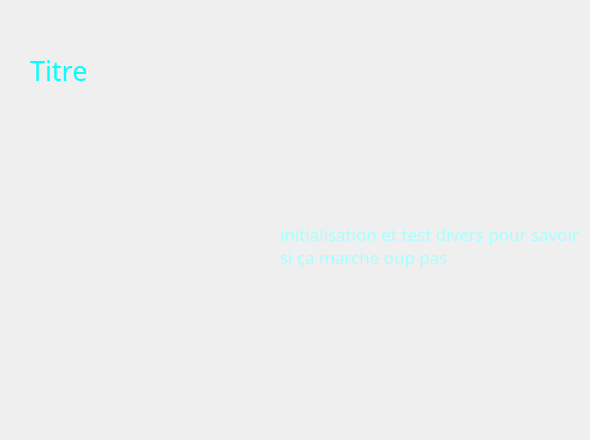
    <widget class="QWidget" name="fin">
     <widget class="QLabel" name="text_fin">
      <property name="geometry">
       <rect>
        <x>280</x>
        <y>60</y>
        <width>301</width>
        <height>371</height>
       </rect>
      </property>
      <property name="palette">
       <palette>
        <active>
         <colorrole role="WindowText">
          <brush brushstyle="SolidPattern">
           <color alpha="255">
            <red>168</red>
            <green>255</green>
            <blue>255</blue>
           </color>
          </brush>
         </colorrole>
        </active>
        <inactive>
         <colorrole role="WindowText">
          <brush brushstyle="SolidPattern">
           <color alpha="255">
            <red>168</red>
            <green>255</green>
            <blue>255</blue>
           </color>
          </brush>
         </colorrole>
        </inactive>
        <disabled>
         <colorrole role="WindowText">
          <brush brushstyle="SolidPattern">
           <color alpha="255">
            <red>190</red>
            <green>190</green>
            <blue>190</blue>
           </color>
          </brush>
         </colorrole>
        </disabled>
       </palette>
      </property>
      <property name="font">
       <font>
        <family>Monotype Corsiva</family>
        <pointsize>13</pointsize>
       </font>
      </property>
      <property name="text">
       <string>initialisation et test divers pour savoir si ça marche oup pas</string>
      </property>
      <property name="scaledContents">
       <bool>false</bool>
      </property>
      <property name="wordWrap">
       <bool>true</bool>
      </property>
     </widget>
     <widget class="QLabel" name="titre_fin">
      <property name="geometry">
       <rect>
        <x>30</x>
        <y>40</y>
        <width>471</width>
        <height>61</height>
       </rect>
      </property>
      <property name="palette">
       <palette>
        <active>
         <colorrole role="WindowText">
          <brush brushstyle="SolidPattern">
           <color alpha="255">
            <red>0</red>
            <green>255</green>
            <blue>255</blue>
           </color>
          </brush>
         </colorrole>
         <colorrole role="Text">
          <brush brushstyle="SolidPattern">
           <color alpha="255">
            <red>0</red>
            <green>255</green>
            <blue>255</blue>
           </color>
          </brush>
         </colorrole>
        </active>
        <inactive>
         <colorrole role="WindowText">
          <brush brushstyle="SolidPattern">
           <color alpha="255">
            <red>0</red>
            <green>255</green>
            <blue>255</blue>
           </color>
          </brush>
         </colorrole>
         <colorrole role="Text">
          <brush brushstyle="SolidPattern">
           <color alpha="255">
            <red>0</red>
            <green>255</green>
            <blue>255</blue>
           </color>
          </brush>
         </colorrole>
        </inactive>
        <disabled>
         <colorrole role="WindowText">
          <brush brushstyle="SolidPattern">
           <color alpha="255">
            <red>190</red>
            <green>190</green>
            <blue>190</blue>
           </color>
          </brush>
         </colorrole>
         <colorrole role="Text">
          <brush brushstyle="SolidPattern">
           <color alpha="255">
            <red>190</red>
            <green>190</green>
            <blue>190</blue>
           </color>
          </brush>
         </colorrole>
        </disabled>
       </palette>
      </property>
      <property name="font">
       <font>
        <family>Monotype Corsiva</family>
        <pointsize>20</pointsize>
       </font>
      </property>
      <property name="text">
       <string>Titre</string>
      </property>
     </widget>
     <widget class="QLabel" name="image_fin">
      <property name="geometry">
       <rect>
        <x>10</x>
        <y>100</y>
        <width>271</width>
        <height>261</height>
       </rect>
      </property>
      <property name="text">
       <string/>
      </property>
      <property name="pixmap">
       <pixmap>../../temp_dir/data/ImPatronus/mono.png</pixmap>
      </property>
     </widget>
    </widget>
